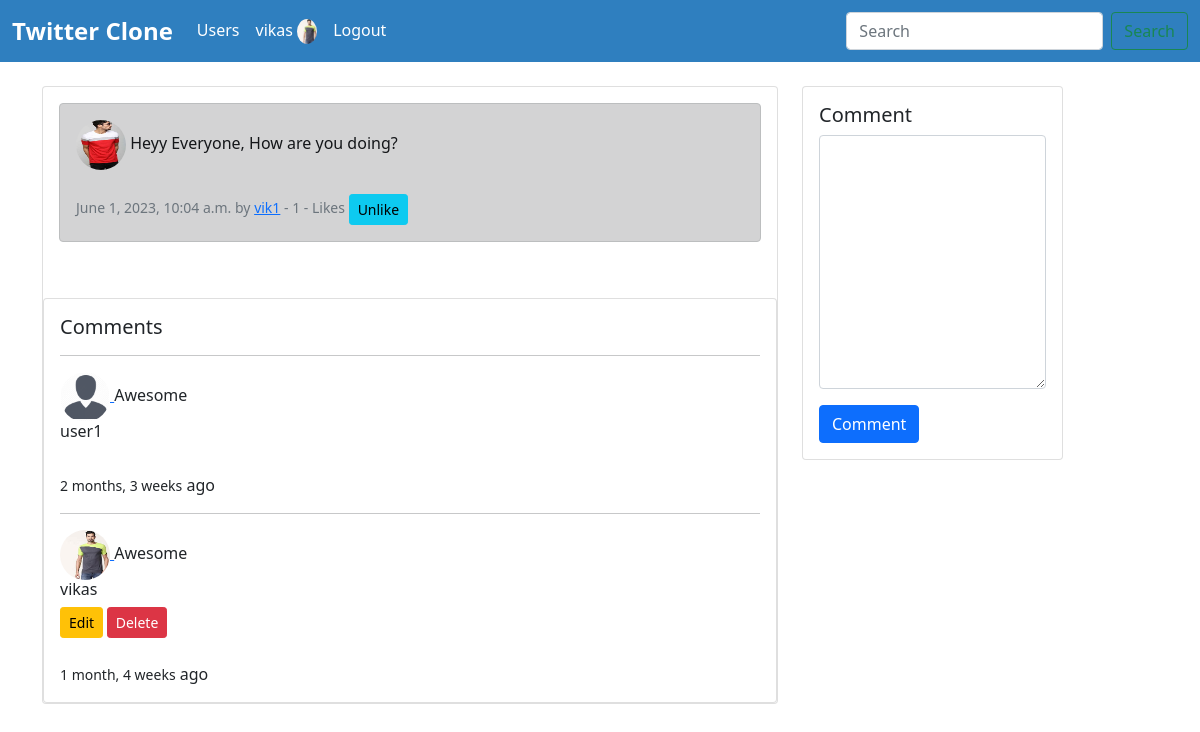
The page /tweet-comment/7/ (signed in) on the database its author committed.
### app/models.py (models this page shows, shortened)
class Profile(models.Model):
    user = models.OneToOneField(User, on_delete=models.CASCADE)
    follows = models.ManyToManyField("self", related_name='followed_by', symmetrical=False, blank=True)
    profile_pic = models.ImageField(null=True, blank=True, upload_to='images/')
    bio = models.TextField(null=True, blank=True)
    social_link = models.CharField(max_length=200, null=True, blank=True)
    updated_date = models.DateTimeField(User, auto_now=True)

class Tweet(models.Model):
    user = models.ForeignKey(User, on_delete=models.DO_NOTHING)
    body = models.CharField(max_length=500)
    created_on = models.DateTimeField(auto_now_add=True)
    likes = models.ManyToManyField(User, related_name='tweet_like', blank=True)
    def total_likes(self):
        return self.likes.count()

class Comment(models.Model):
    user = models.ForeignKey(User, on_delete=models.CASCADE)
    tweet = models.ForeignKey(Tweet, on_delete=models.CASCADE)
    body = models.TextField()
    created_on = models.DateTimeField(auto_now_add=True)

### app/views.py (the view)
# urls.py: path('tweet-comment/<int:pk>/', views.comment_view, name='comment'),
@login_required(login_url='login')
def comment_view(request, pk):
    tweet = get_object_or_404(Tweet, id=pk)
    user = User.objects.get(id=request.user.id)
    form = CommentForm(request.POST or None)
    if request.method == "POST":
        comment = form.save(commit=False)
        comment.user = user
        comment.tweet = tweet
        comment.save()
        return redirect(request.META.get('HTTP_REFERER'))
    comments = Comment.objects.filter(tweet=tweet)
    return render(request, 'app/comment.html', {'form':form, 'tweet':tweet, 'comments':comments})

### app/forms.py
class CommentForm(forms.ModelForm):
    body = forms.CharField(label="", widget=forms.Textarea(attrs={'class':'form-control'}))
    class Meta:
        model = Comment
        fields = ['body']
        exclude = ('user', 'tweet')

### app/templates/app/comment.html (shortened to what this page needs)
{% extends 'app/base.html' %}
{% load static %}
{% block content %}
    <div class="container mb-4">
        {% if request.user.is_authenticated %}
        <div class="row mt-4">
            <div class="col-md-8">
                <div class="card">
                    <div class="card-body">
                        {% if tweet %}
                        <div class="alert alert-dark" role="alert">
                            {% if tweet.user.profile.profile_pic %}
                            <img src="{{ tweet.user.profile.profile_pic.url }}" class="rounded-circle" width="50px" height="50px" alt="">
                            {% else %}
                            <img src="{% static 'images/user1.png' %}" class="rounded-circle" width="50px" height="50px" alt="">
                            {% endif %}
                            {{ tweet.body }} <br><br>
                            <small class="text-muted">
                                {{ tweet.created_on }} by <a href="{% url 'profile' tweet.user.id %}">{{ tweet.user.username }}</a>
                                - {{ tweet.total_likes }} - Likes
                                {% if user in tweet.likes.all %}
                                <a href="{% url 'tweet_like' tweet.id %}" class="btn btn-sm btn-info">Unlike</a>
                                {% else %}
                                <a href="{% url 'tweet_like' tweet.id %}" class="btn btn-sm btn-info">Like</a>
                                {% endif %}
                            </small>
                        </div>
                        {% endif %}
                    </div>
                    <div>
                        <div class="card mt-4">
                            <div class="card-body">
                                <h5 class="card-title">Comments</h5>
                                {% for comment in comments %}
                                <div class="media"> <hr>
                                    <a href="{% url 'profile' comment.user.id %}">
                                    {% if comment.user.profile.profile_pic %}
                                    <img src="{{ comment.user.profile.profile_pic.url }}" class="rounded-circle" width="50px" height="50px" alt="">
                                    {% else %}
                                    <img src="{% static 'images/user1.png' %}" class="rounded-circle" width="50px" height="50px" alt="">
                                    {% endif %} </a>
                                    {{ comment.body }}
                                    <div class="media-body ml-2">
                                        <h6 class="mt-0">{{ comment.user.username }}</h6>
                                        <small>
                                            {% if request.user == comment.user %}
                                            <a href="{% url 'comment_update' comment.pk %}" class="btn btn-sm btn-warning">Edit</a>
                                            <a href="{% url 'comment_delete' comment.pk %}" class="btn btn-sm btn-danger">Delete</a>
                                            {% endif %}
                                        </small>
                                    </div><br>
                                    <small>{{ comment.created_on|timesince }}</small> ago
                                </div>
                                {% empty %}
                                <p>No comments yet.</p>
                                {% endfor %}
                            </div>
                        </div>
                    </div>
                </div>
            </div>
            <div class="col-md-3">
                <div class="card">
                    <div class="card-body">
                        <h5 class="card-title">Comment</h5>
                        <form action="" method="post">
                            {{ form.as_p }}
                            <input type="submit" class="btn btn-primary" value="Comment">
                        </form>
                    </div>
                </div>
            </div>
        {% endif %}
    </div>
{% endblock content %}

### app/templates/app/base.html (shortened to what this page needs)
<!doctype html>
<html lang="en">
{% load static %}
  <head>
    <link href="https://cdn.jsdelivr.net/npm/bootstrap@5.0.2/dist/css/bootstrap.min.css" rel="stylesheet">
  </head>
  <body>
    <nav class="navbar navbar-expand-lg navbar-dark">
      <div class="container-fluid">
        <a class="navbar-brand" href="/">Twitter Clone</a>
        <div class="collapse navbar-collapse" id="navbarSupportedContent">
          <ul class="navbar-nav me-auto mb-2 mb-lg-0">
            <li class="nav-item">
              <a class="nav-link active" href="{% url 'profile_list' %}">Users</a>
            </li>
            {% if request.user.is_authenticated %}
            <li class="nav-item">
              <a class="nav-link active" href="{% url 'profile' request.user.id %}"> {{ request.user.username }}
                {% if request.user.profile.profile_pic %}
                <img src="{{ request.user.profile.profile_pic.url }}" width="20px" class="rounded-circle" alt="">
                {% else %}
                <img src="{% static 'images/user1.png' %}" width="20px" class="rounded-circle" alt="">
                {% endif %}
              </a>
            </li>
            <li class="nav-item">
              <a class="nav-link active" href="{% url 'logout' %}">Logout</a>
            </li>
            {% endif %}
          </ul>
          <form class="d-flex">
            <input class="form-control me-2" type="search" placeholder="Search" aria-label="Search">
            <button class="btn btn-outline-success" type="submit">Search</button>
          </form>
        </div>
      </div>
    </nav>
    {% block content %}
    {% endblock content %}
  </body>
</html>

### app/templates/app/base.html (style rules this page uses)
.navbar-brand { font-size: 24px; font-weight: bold; }
.navbar-dark { background-color: #2f7fbf; }
.nav-link { color: #ffffff; }

### rows shown on the page
Tweet: user.profile.profile_pic (picture), body "Heyy Everyone, How are you doing?", created_on "June 1, 2023, 10:04 a.m.", user.username "vik1", total_likes "1"
Comment: body "Awesome", user.username "user1", created_on "2 months, 3 weeks"
Comment: user.profile.profile_pic (picture), body "Awesome", user.username "vikas", shows "Edit", created_on "1 month, 4 weeks"

### other values the page prints
{{ request.user.username }} "vikas"
